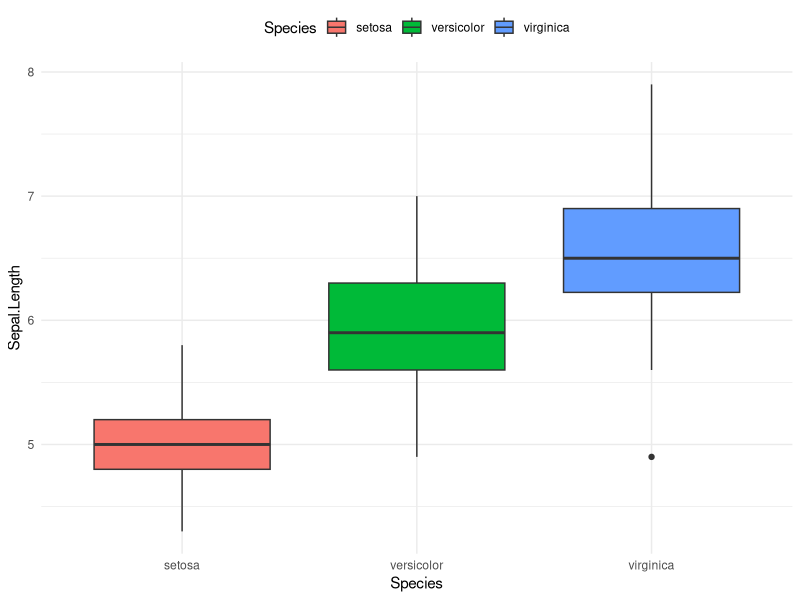
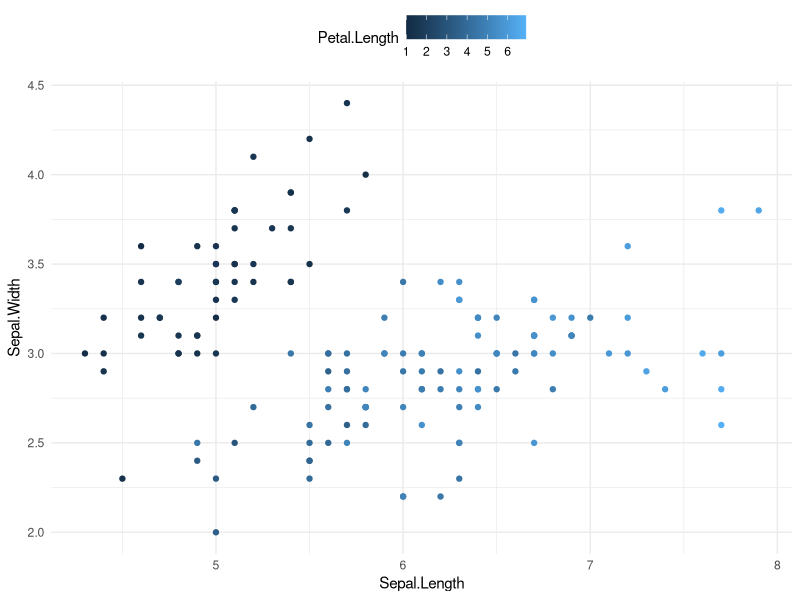
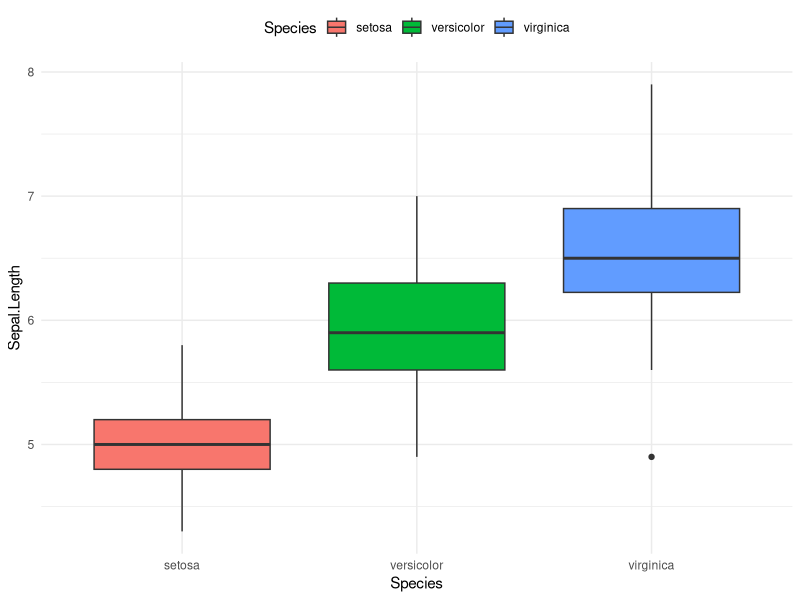
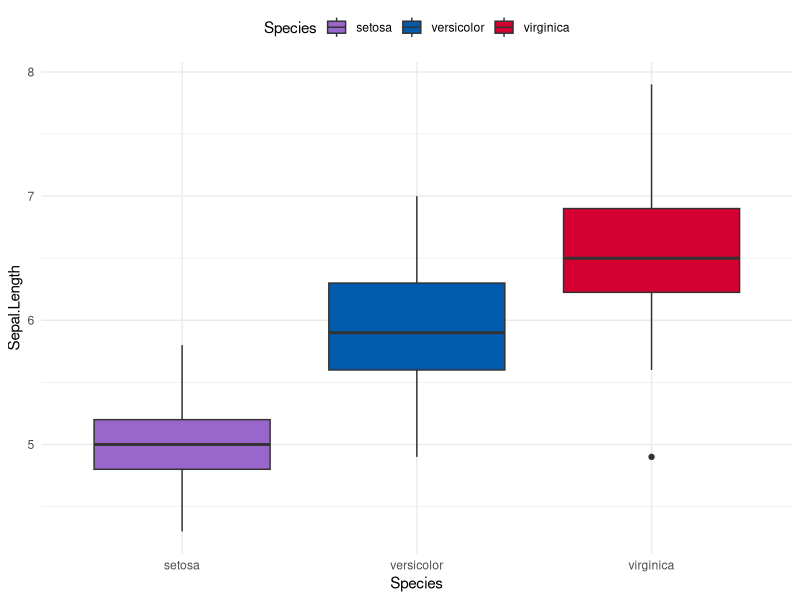
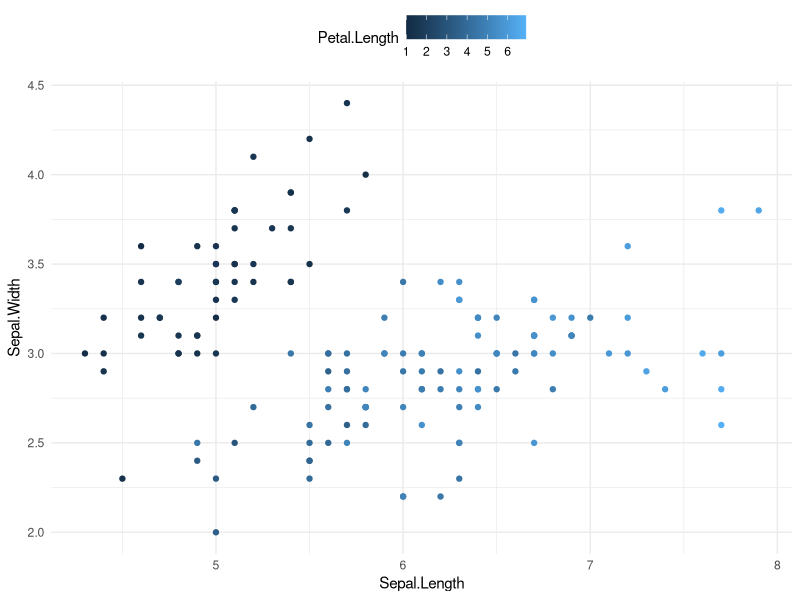
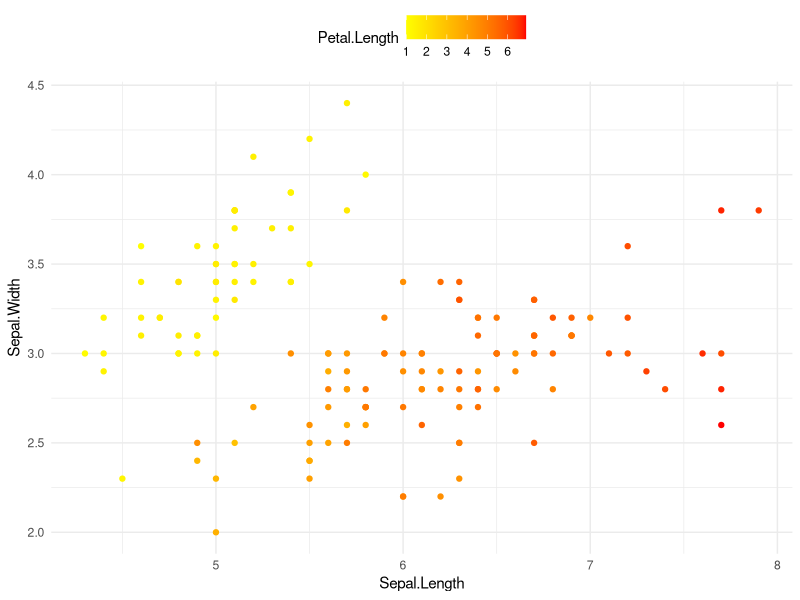
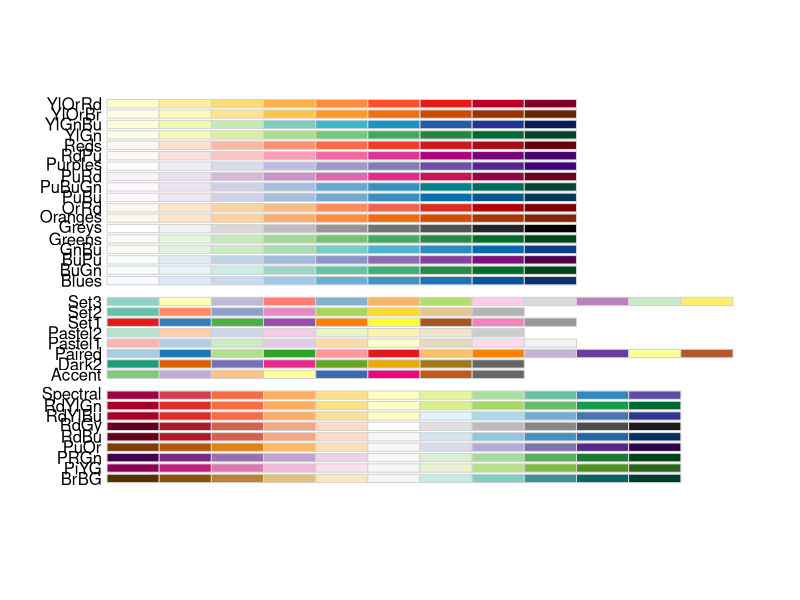
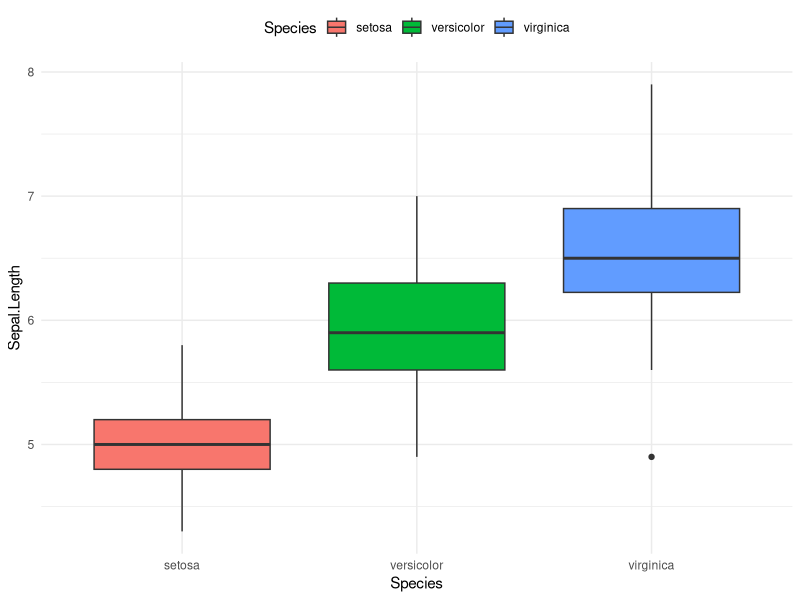

Reproduce these figures in R, in order.
## ---- chunk 1
#LOAD PACKAGES
library(tidyverse)
## ---- chunk 2
theme_set(theme_minimal())
## ---- chunk 3
#| layout-ncol: 2
#| fig-cap: "Default Colors"
#| fig-subcap: 
#|   - "Boxplot Plot -- discrete colors"
#|   - "Scatterplot -- continuous colors"
#| fig-cap-location: top

bp <- ggplot(iris, aes(Species, Sepal.Length)) + 
  geom_boxplot(aes(fill = Species)) +
  theme_minimal() +
  theme(legend.position = "top")
bp

# Scatter plot
sp <- ggplot(iris, aes(Sepal.Length, Sepal.Width)) + 
  geom_point(aes(color = Petal.Length)) +
  theme_minimal()+
  theme(legend.position = "top")
sp
## ---- chunk 4
#| layout-ncol: 2
#| layout-nrow: 2

bp

bp + 
  scale_fill_manual(values=c("#9966cc", "#005bac", "#d50032"))

sp 

sp +
  scale_colour_gradient(low = "yellow", high = "red")
## ---- chunk 5
#| fig-height: 10
library(RColorBrewer)
display.brewer.all()
## ---- chunk 6
#| layout-ncol: 2
#| layout-nrow: 2

bp

bp + 
  scale_fill_brewer(palette = "Dark2")

sp 

sp +
  scale_color_distiller(palette = "BuPu")
## ---- chunk 7
options(ggplot2.discrete.color= c("#9966cc", "#005bac", "#d50032", "#c9b037", "#3D424D"), 
        ggplot2.discrete.fill = c("#9966cc", "#005bac", "#d50032", "#c9b037", "#3D424D"))
## ---- chunk 8
#| layout-ncol: 2
bp


bp + 
  guides(fill="none")
## ---- chunk 9
#| layout-ncol: 2
sp

sp + 
  scale_color_continuous(name="Petal Length")
 
## ---- chunk 10
#| layout-ncol: 2
sp

sp + 
  scale_y_continuous(breaks=c(2,3,4,5))
